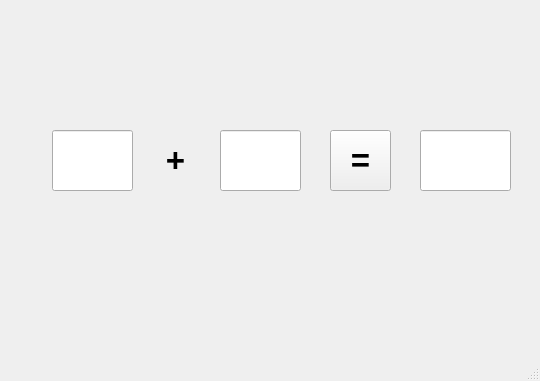
<?xml version="1.0" encoding="UTF-8"?>
<ui version="4.0">
 <class>MainWindow</class>
 <widget class="QMainWindow" name="MainWindow">
  <property name="geometry">
   <rect>
    <x>0</x>
    <y>0</y>
    <width>540</width>
    <height>381</height>
   </rect>
  </property>
  <property name="windowTitle">
   <string>MainWindow</string>
  </property>
  <widget class="QWidget" name="centralwidget">
   <widget class="QLabel" name="label">
    <property name="geometry">
     <rect>
      <x>140</x>
      <y>130</y>
      <width>71</width>
      <height>61</height>
     </rect>
    </property>
    <property name="font">
     <font>
      <family>Arial</family>
      <pointsize>25</pointsize>
      <weight>75</weight>
      <bold>true</bold>
     </font>
    </property>
    <property name="text">
     <string>+</string>
    </property>
    <property name="textFormat">
     <enum>Qt::PlainText</enum>
    </property>
    <property name="alignment">
     <set>Qt::AlignCenter</set>
    </property>
   </widget>
   <widget class="QLineEdit" name="li1">
    <property name="geometry">
     <rect>
      <x>52</x>
      <y>130</y>
      <width>81</width>
      <height>61</height>
     </rect>
    </property>
   </widget>
   <widget class="QLineEdit" name="li2">
    <property name="geometry">
     <rect>
      <x>220</x>
      <y>130</y>
      <width>81</width>
      <height>61</height>
     </rect>
    </property>
   </widget>
   <widget class="QLineEdit" name="li3">
    <property name="geometry">
     <rect>
      <x>420</x>
      <y>130</y>
      <width>91</width>
      <height>61</height>
     </rect>
    </property>
   </widget>
   <widget class="QPushButton" name="pb">
    <property name="geometry">
     <rect>
      <x>330</x>
      <y>130</y>
      <width>61</width>
      <height>61</height>
     </rect>
    </property>
    <property name="font">
     <font>
      <family>Arial</family>
      <pointsize>25</pointsize>
      <weight>75</weight>
      <bold>true</bold>
     </font>
    </property>
    <property name="text">
     <string>=</string>
    </property>
   </widget>
  </widget>
  <widget class="QMenuBar" name="menubar">
   <property name="geometry">
    <rect>
     <x>0</x>
     <y>0</y>
     <width>540</width>
     <height>21</height>
    </rect>
   </property>
  </widget>
  <widget class="QStatusBar" name="statusbar"/>
 </widget>
 <resources/>
 <connections/>
</ui>
